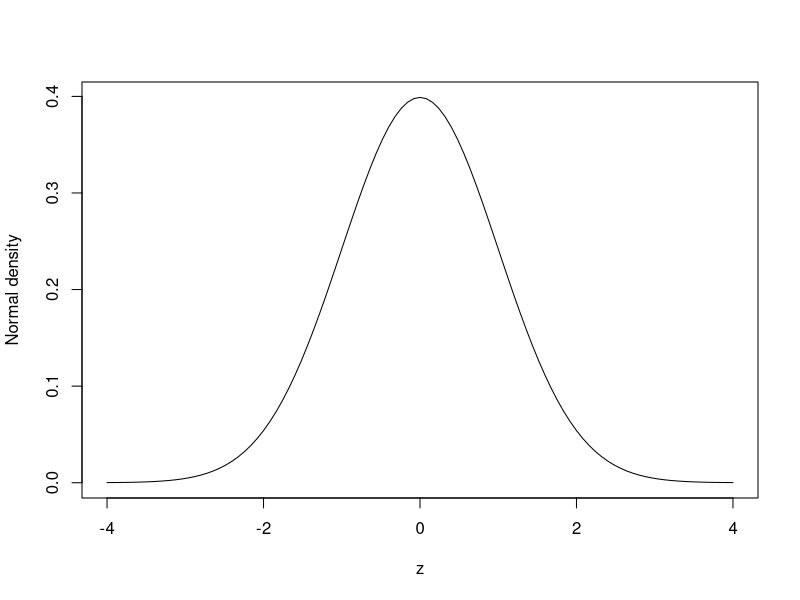
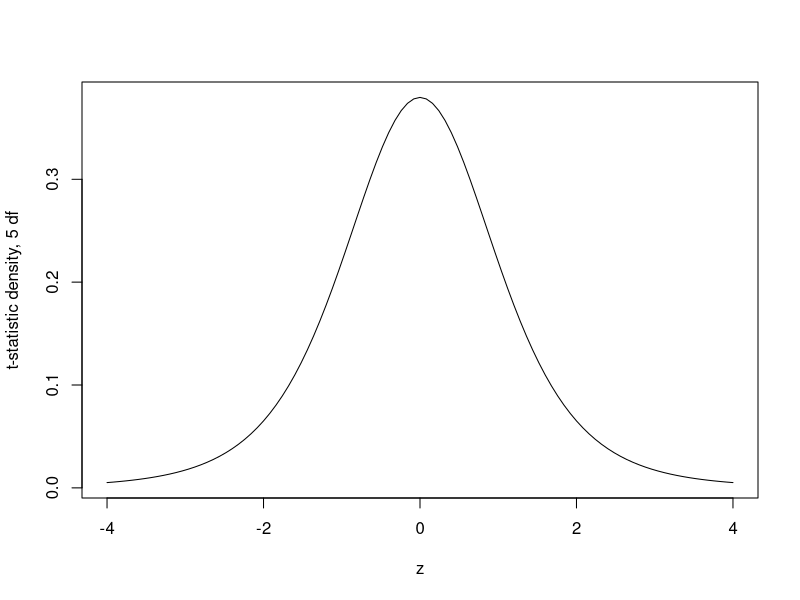
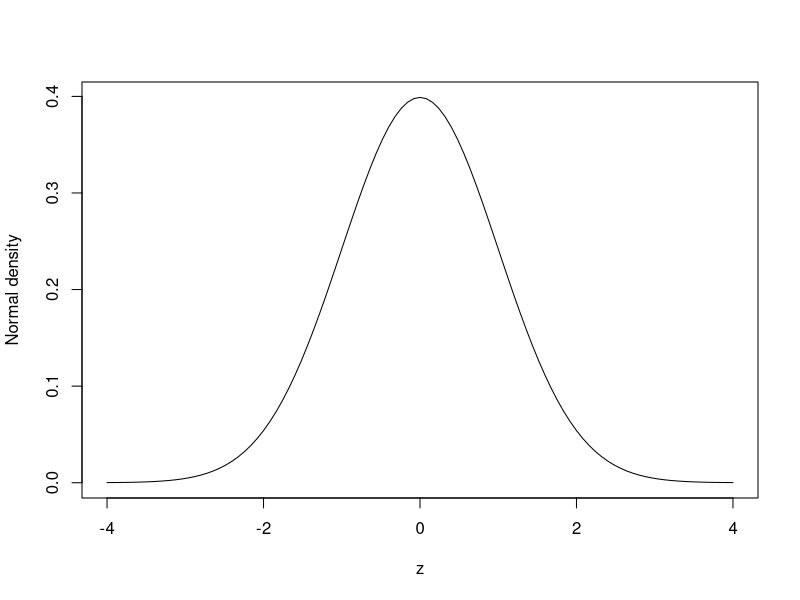
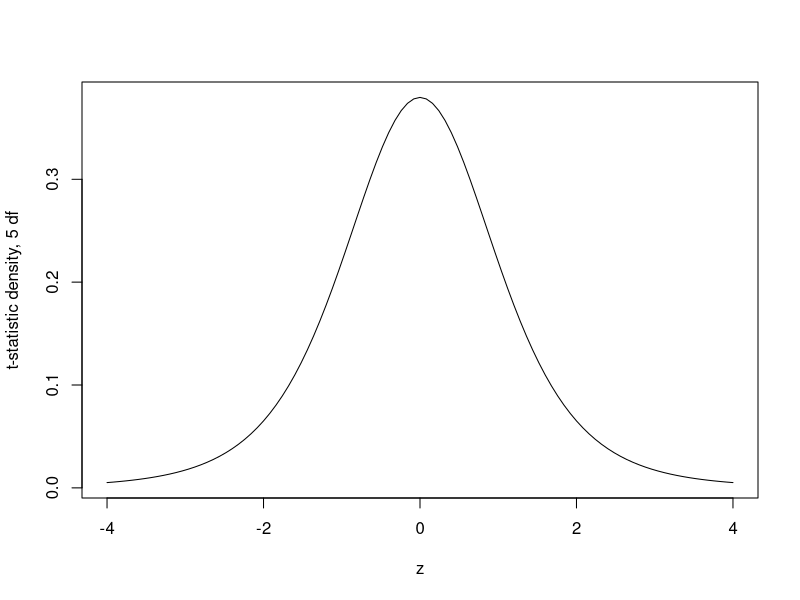

R code for these plots, in order:
## ---- chunk 1
knitr::opts_chunk$set(echo = TRUE)
## ---- chunk 2
library(knitr)
opts_chunk[['set']](cache.path='cache-', out.width="80%", fig.width=6, fig.height=6, fig.align='center', size="small", ps=10, strip.white = TRUE,
                    comment=NA, width=70, tidy.opts = list(replace.assign=FALSE))
## ---- chunk 3
## xtras=FALSE
xtras <- TRUE
library(knitr)
## opts_chunk[['set']](results="asis")
opts_chunk[['set']](eval=T)
## opts_chunk[['set']](eval=F)
## ---- chunk 4
z <- seq(-4,4,length=101)
plot(z, dnorm(z), type="l", ylab="Normal density")
plot(z, dt(z, df=5), type="l", ylab="t-statistic density, 5 df")
## ---- chunk 5
Hmisc::knitrSet(basename="tmp", lang='markdown', fig.path="figs/g", w=6, h=6)
z <- seq(-4,4,length=101)
plot(z, dnorm(z), type="l", ylab="Normal density")
plot(z, dt(z, df=5), type="l", ylab="t-statistic density, 5 df")
